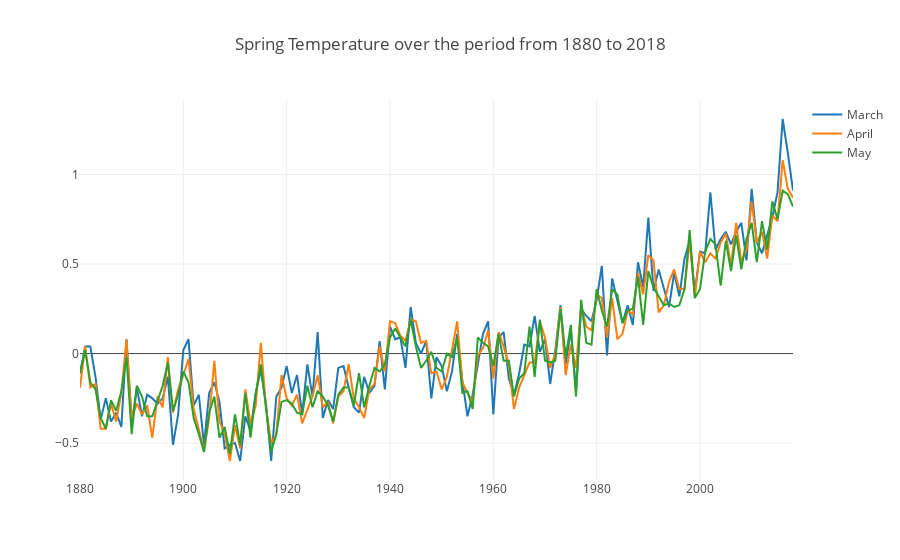

The notebook cell this image was saved under:
### Code cell
#Visualization of Spring months--1880-2018--line plot
layout = go.Layout(title="Spring Temperature over the period from 1880 to 2018")

trace0 = go.Scatter(x=results.Year, 
                    y=results.Mar, 
                    name = 'March')

trace1 = go.Scatter(x=results.Year, 
                    y=results.Apr, 
                    name = 'April')

trace2 = go.Scatter(x=results.Year,
                    y=results.May,
                    name = 'May')

data = [trace0, trace1, trace2]
       
fig = go.Figure(data=data, layout=layout)
py.iplot(fig)

### Figure 1 — Plotly figure (JSON) as saved in the notebook; plotly's stock layout.template omitted (floating-point values rounded to 4 significant figures; data arrays with more than 128 entries replaced by an {"elided": "..."} marker saying what was removed)
{"data": [{"name": "March", "type": "scatter", "uid": "451243c7-cbcc-11e8-a316-94de806b86f9", "x": {"elided": "139 int values"}, "y": {"elided": "139 float values"}}, {"name": "April", "type": "scatter", "uid": "451243c8-cbcc-11e8-a316-94de806b86f9", "x": {"elided": "139 int values"}, "y": {"elided": "139 float values"}}, {"name": "May", "type": "scatter", "uid": "451243c9-cbcc-11e8-a316-94de806b86f9", "x": {"elided": "139 int values"}, "y": {"elided": "139 float values"}}], "layout": {"title": "Spring Temperature over the period from 1880 to 2018"}}
